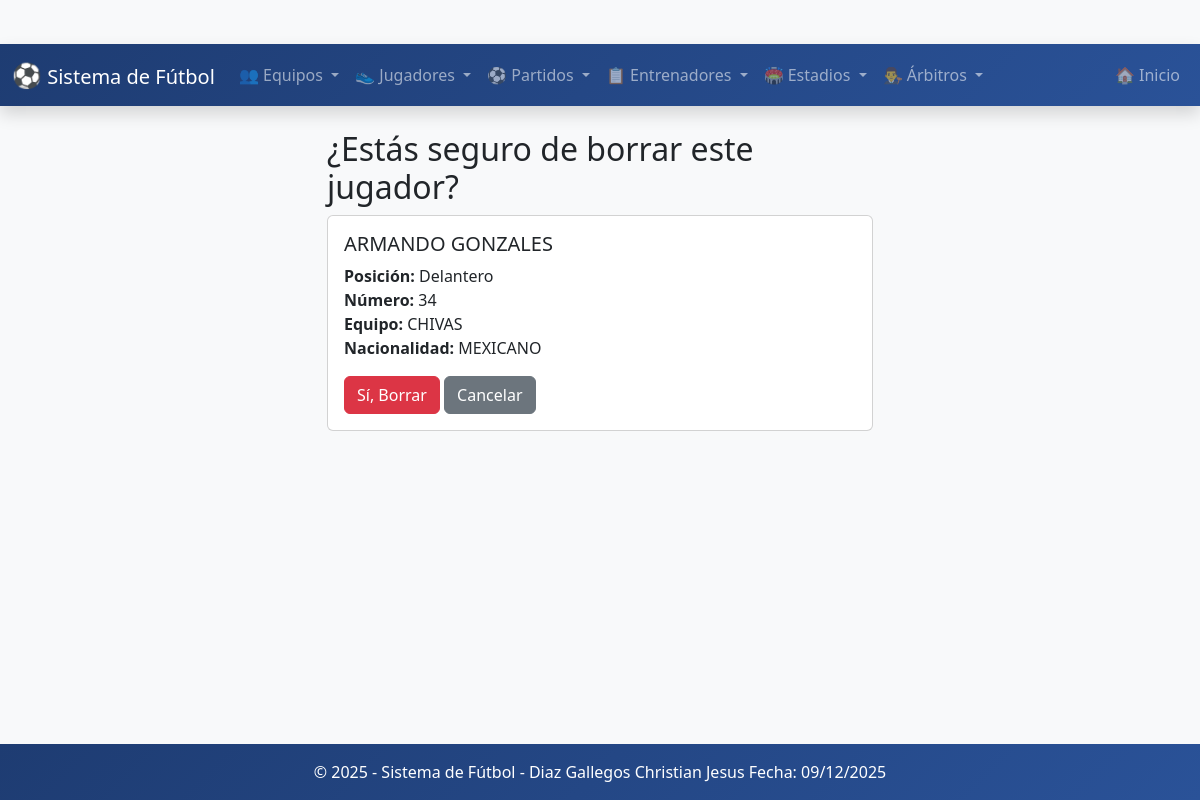
The app's page /jugadores/borrar/1/ with its own data.
### app_Futbol/models.py (models this page shows, shortened)
class Jugador(models.Model):
    POSICIONES = [
        ('POR', 'Portero'),
        ('DEF', 'Defensa'),
        ('MED', 'Mediocampista'),
        ('DEL', 'Delantero'),
    ]
    nombre = models.CharField(max_length=100)
    apellido = models.CharField(max_length=100)
    fecha_nacimiento = models.DateField()
    nacionalidad = models.CharField(max_length=100)
    posicion = models.CharField(max_length=3, choices=POSICIONES)
    numero_camiseta = models.PositiveIntegerField()
    equipo = models.ForeignKey(Equipo, on_delete=models.CASCADE, related_name="jugadores")
    foto = models.ImageField(upload_to='jugadores/', blank=True, null=True)  # ¡SIMPLIFICADO!

class Equipo(models.Model):
    nombre = models.CharField(max_length=100)
    ciudad = models.CharField(max_length=100)
    pais = models.CharField(max_length=100)
    fundacion = models.DateField()
    colores = models.CharField(max_length=100)
    presidente = models.CharField(max_length=100, blank=True, null=True)
    imagen = models.ImageField(upload_to='equipos/', blank=True, null=True)  # ¡SIMPLIFICADO!

### app_Futbol/views.py (the view)
# urls.py: path('jugadores/borrar/<int:id>/', views.borrar_jugador, name='borrar_jugador'),
def borrar_jugador(request, id):
    jugador = get_object_or_404(Jugador, id=id)
    return render(request, 'jugador/borrar_jugador.html', {'jugador': jugador})

### app_Futbol/templates/jugador/borrar_jugador.html (shortened to what this page needs)
{% extends 'base.html' %}
{% block content %}
<div class="row">
    <div class="col-md-6 mx-auto">
        <h2>¿Estás seguro de borrar este jugador?</h2>
        <div class="card">
            <div class="card-body">
                <h5 class="card-title">{{ jugador.nombre }} {{ jugador.apellido }}</h5>
                <p class="card-text">
                    <strong>Posición:</strong>
                    {% if jugador.posicion == 'POR' %}Portero
                    {% elif jugador.posicion == 'DEF' %}Defensa
                    {% elif jugador.posicion == 'MED' %}Mediocampista
                    {% elif jugador.posicion == 'DEL' %}Delantero
                    {% endif %}<br>
                    <strong>Número:</strong> {{ jugador.numero_camiseta }}<br>
                    <strong>Equipo:</strong> {{ jugador.equipo.nombre }}<br>
                    <strong>Nacionalidad:</strong> {{ jugador.nacionalidad }}
                </p>
                <form method="POST" action="{% url 'realizar_borrado_jugador' jugador.id %}">
                    <button type="submit" class="btn btn-danger">Sí, Borrar</button>
                    <a href="{% url 'ver_jugadores' %}" class="btn btn-secondary">Cancelar</a>
                </form>
            </div>
        </div>
    </div>
</div>
{% endblock %}

### app_Futbol/templates/base.html (style rules this page uses)
body { background-color: #f8f9fa; padding-top: 20px; margin-bottom: 100px; }

### records on screen
Jugador: nombre "ARMANDO", apellido "GONZALES", numero_camiseta "34", equipo.nombre "CHIVAS", nacionalidad "MEXICANO"
